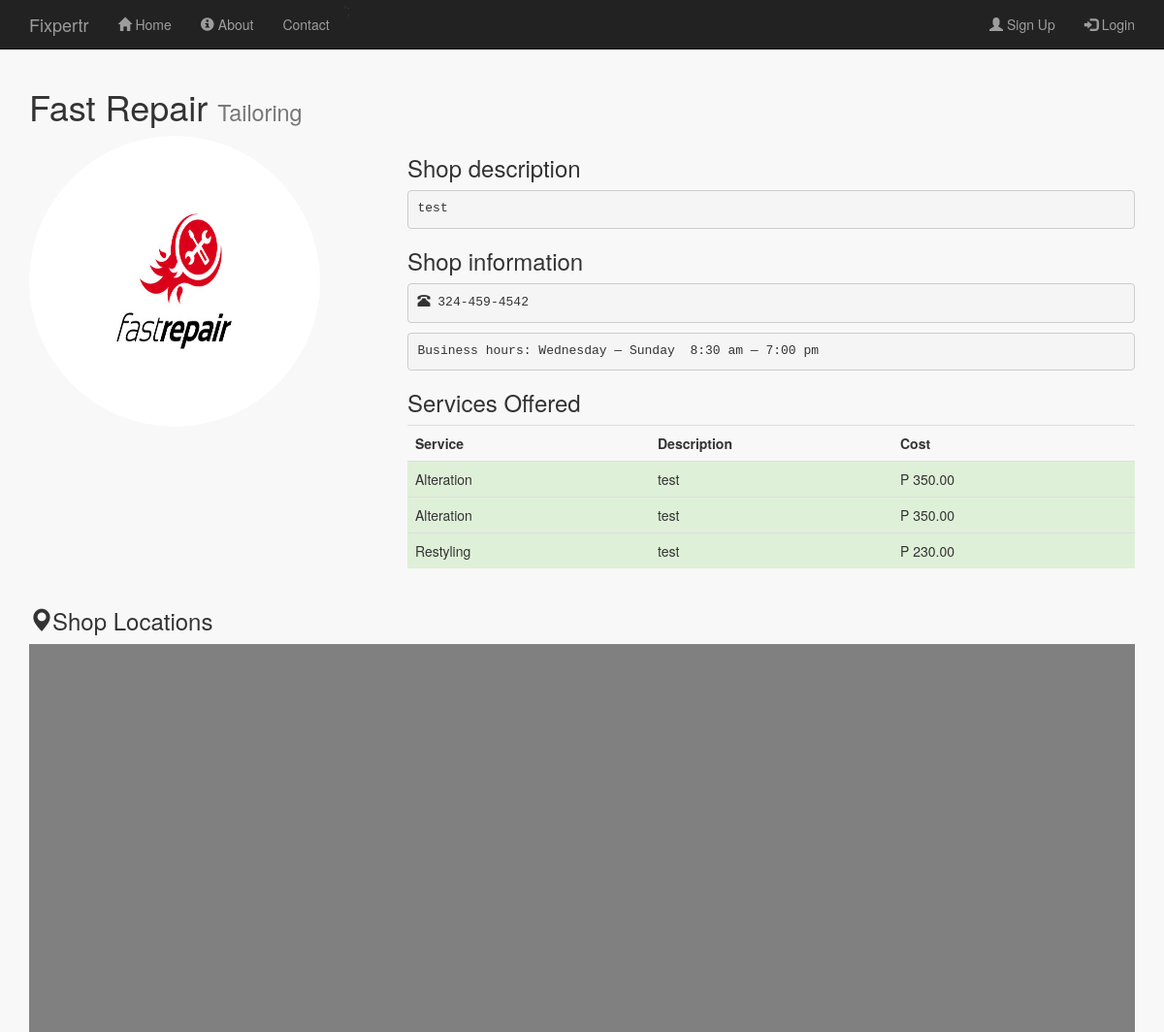
The page /public/shop_profile_admin.php?shop=43 on the database its author committed.
### tables this page shows
CREATE TABLE IF NOT EXISTS `shops` (
  `shop_id` int(11) NOT NULL AUTO_INCREMENT,
  `user_id` int(11) NOT NULL,
  `shop_cat_id` int(11) NOT NULL,
  `shop_name` varchar(256) NOT NULL,
  `shop_description` varchar(256) NOT NULL,
  `shop_image` varchar(256) NOT NULL,
  `shop_contact` varchar(256) NOT NULL,
  `day_start` varchar(20) NOT NULL,
  `day_end` varchar(20) NOT NULL,
  `time_start` time NOT NULL,
  `time_end` time NOT NULL,
  `date_created` date NOT NULL,
  `shop_status` tinyint(4) NOT NULL DEFAULT '1',
  PRIMARY KEY (`shop_id`),
  KEY `shops_ibfk_1` (`user_id`),
  KEY `shop_cat_id` (`shop_cat_id`)
);

CREATE TABLE IF NOT EXISTS `shop_categories` (
  `shop_cat_id` int(11) NOT NULL AUTO_INCREMENT,
  `shop_category` varchar(256) NOT NULL,
  `category_desc` text NOT NULL,
  `category_status` tinyint(4) NOT NULL DEFAULT '1',
  PRIMARY KEY (`shop_cat_id`)
);

CREATE TABLE IF NOT EXISTS `services` (
  `service_id` int(11) NOT NULL AUTO_INCREMENT,
  `shop_id` int(11) NOT NULL,
  `service_name` varchar(256) NOT NULL,
  `service_description` varchar(256) NOT NULL,
  `service_cost` decimal(13,2) NOT NULL,
  `service_status` tinyint(4) NOT NULL DEFAULT '1',
  PRIMARY KEY (`service_id`),
  KEY `services_ibfk_1` (`shop_id`)
);

### public/shop_profile_admin.php (the view, shortened to what this page needs)
<?php
    include_once '../includes/db_connection.php';
    $shop_name = '';
    $shop_description = '';
    $shop_contact = '';
    $day_start = '';
    $day_end = '';
    $time_start = '';
    $time_end = '';
    $shop_category = '';
    if (isset($_GET['shop'])) {
    $id = $_GET['shop'];
    $rec = mysqli_query($connection,"SELECT * FROM shops,shop_categories WHERE shop_id = $id AND shops.shop_cat_id = shop_categories.shop_cat_id");
    $record = mysqli_fetch_array($rec);
    $shop_name = $record['shop_name'];
    $shop_image = $record['shop_image'];
    $shop_description = $record['shop_description'];
    $shop_contact = $record['shop_contact'];
    $day_start =  $record['day_start'];
    $day_end = $record['day_end'];
    $time_start = date("g:i a", strtotime($record['time_start']));
    $time_end = date("g:i a", strtotime($record['time_end']));
    $shop_category = $record['shop_category'];
  }
    $service_results = mysqli_query($connection, "SELECT * FROM services WHERE shop_id = ".$_GET['shop']."");
?>
<!doctype html>
<html lang="en">
  <head>
    <link rel="stylesheet" type="text/css" href="stylesheets/bootstrap.min.css">
    <link rel="stylesheet" type="text/css" href="stylesheets/mystyles.css">
  </head>
  <body id="shop_profile_admin">
  <?php include '../includes/layouts/admin_header.php';?>
      <div class=" content container">
           <div class="row">
          <div class="col-md-6">
            <h1><?php echo $shop_name; ?> <small><?php echo $shop_category; ?></small></h1>
          </div>
           </div>
        <div class="row" >
          <div class="col-sm-4">
            <img src="images/<?php echo $shop_image?>"  style="height: 300px; width: 300px;" class="img-responsive img-circle">
          </div>
          <div class="col-sm-8">
            <h3>Shop description</h3>
            <p><pre><?php echo $shop_description; ?></pre></p>
            <h3>Shop information</h3>
            <p><pre><span class="glyphicon glyphicon-phone-alt"></span> <?php echo $shop_contact; ?></pre></p>
             <p><pre>Business hours: <?php echo $day_start; ?> &mdash; <?php echo $day_end; ?>  <?php echo $time_start; ?> &mdash; <?php echo $time_end; ?></pre></p>
            <h3>Services Offered</h3>
            <div class="table-responsive" >
              <table class="table ">
                <tr>
                  <th width="20%">Service</th>
                  <th width="20%">Description</th>
                  <th width="20%">Cost</th>
                </tr>
                 <?php while ($row = mysqli_fetch_array($service_results)) { ?>
                  <tr class="success">
                      <td > <?php echo $row['service_name']; ?></td>
                      <td > <?php echo $row['service_description'];?></td>
                      <td >P <?php echo $row['service_cost'];?></td>
                  </tr>
                  <?php } ?>
              </table>
            </div>
          </div>
        </div>
        <div class="row">
          <div class="col-md-12">
            <h3><span class="glyphicon glyphicon-map-marker"></span>Shop Locations</h3>
            <div id="map" ></div>
          </div>
        </div>
    </div>
    <?php include '../includes/layouts/footer.php';?>

### public/stylesheets/mystyles.css (style rules this page uses)
.content { padding-top: 70px; }
body { background-color: #f8f8f8; }
#map { width: 100%; height: 400px; background-color: grey; }

### rows shown on the page
shops: shop_name "Fast Repair", shop_cat.shop_category "Tailoring", shop_image (picture), shop_description "test", shop_contact "324-459-4542", day_start "Wednesday", day_end "Sunday", time_start "8:30 am", time_end "7:00 pm"
services: service_name "Alteration", service_description "test", service_cost "350.00"
services: service_name "Alteration", service_description "test", service_cost "350.00"
services: service_name "Restyling", service_description "test", service_cost "230.00"
